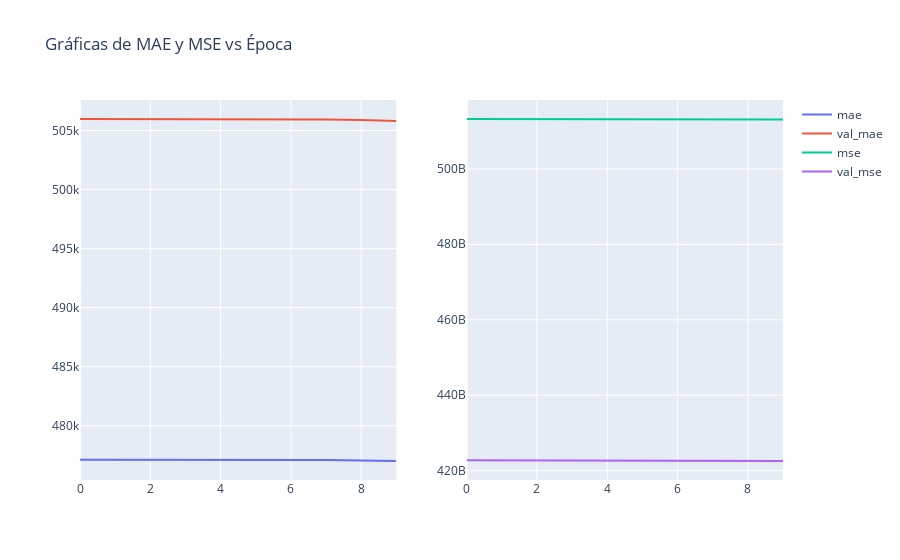
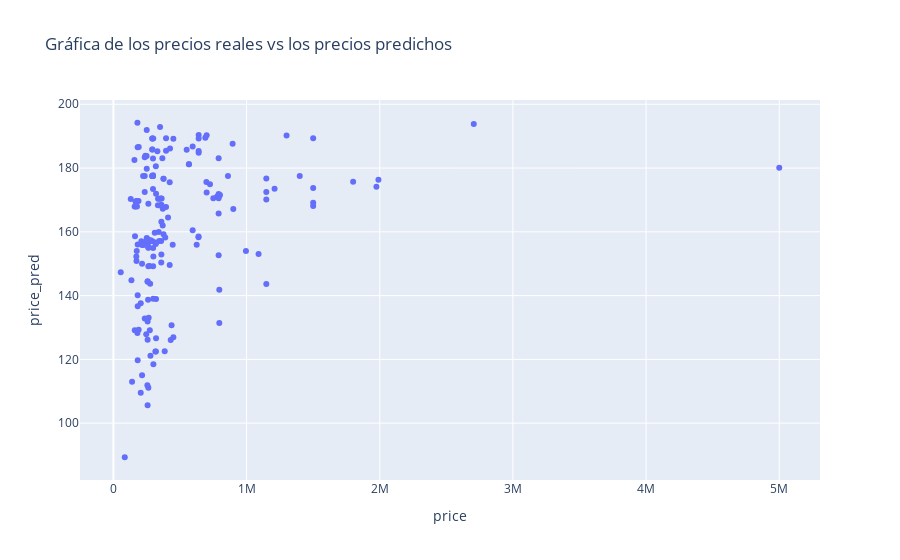

These figures' notebook cell, in order:
### Code cell
evol_train = pd.DataFrame(history.history)
evol_train['epoch'] = history.epoch

trace1 = go.Scatter(x=evol_train['epoch'], y=evol_train['mae'], mode='lines',name='mae')
trace2 = go.Scatter(x=evol_train['epoch'], y=evol_train['val_mae'], mode='lines',name='val_mae')

trace3 = go.Scatter(x=evol_train['epoch'], y=evol_train['mse'], mode='lines',name='mse')
trace4 = go.Scatter(x=evol_train['epoch'], y=evol_train['val_mse'], mode='lines',name='val_mse')

fig = make_subplots(rows=1,cols=2)
fig.add_trace(trace1,row=1,col=1)
fig.add_trace(trace2,row=1,col=1)

fig.add_trace(trace3,row=1,col=2)
fig.add_trace(trace4,row=1,col=2)

fig.update_layout(title_text="Gráficas de MAE y MSE vs Época")
fig.show()

data3['price_pred'] = model.predict(x)
px.scatter(data3,x='price',y='price_pred',title='Gráfica de los precios reales vs los precios predichos ')

### Figure 1 — Plotly figure (JSON) as saved in the notebook; plotly's stock layout.template omitted (floating-point values rounded to 4 significant figures)
{"data": [{"mode": "lines", "name": "mae", "type": "scatter", "x": [0, 1, 2, 3, 4, 5, 6, 7, 8, 9], "xaxis": "x", "y": [477100.0, 477100.0, 477100.0, 477100.0, 477128, 477100.0, 477100.0, 477100.0, 477100.0, 477000.0], "yaxis": "y"}, {"mode": "lines", "name": "val_mae", "type": "scatter", "x": [0, 1, 2, 3, 4, 5, 6, 7, 8, 9], "xaxis": "x", "y": [506000.0, 506000.0, 506000.0, 506000.0, 506000.0, 505958, 505900.0, 505900.0, 505900.0, 505811], "yaxis": "y"}, {"mode": "lines", "name": "mse", "type": "scatter", "x": [0, 1, 2, 3, 4, 5, 6, 7, 8, 9], "xaxis": "x2", "y": [513209696256, 513209139200, 513208385536, 513206943744, 513204355072, 513199144960, 513190952960, 513173553152, 513140621312, 513093533696], "yaxis": "y2"}, {"mode": "lines", "name": "val_mse", "type": "scatter", "x": [0, 1, 2, 3, 4, 5, 6, 7, 8, 9], "xaxis": "x2", "y": [422723321856, 422722699264, 422721585152, 422719520768, 422715588608, 422708183040, 422694551552, 422669877248, 422626394112, 422554828800], "yaxis": "y2"}], "layout": {"autosize": true, "title": {"text": "Gráficas de MAE y MSE vs Época"}, "xaxis": {"anchor": "y", "autorange": true, "domain": [0, 0.45], "range": [0, 9], "type": "linear"}, "xaxis2": {"anchor": "y2", "autorange": true, "domain": [0.55, 1], "range": [0, 9], "type": "linear"}, "yaxis": {"anchor": "x", "autorange": true, "domain": [0, 1], "range": [475400.0, 507600.0], "type": "linear"}, "yaxis2": {"anchor": "x2", "autorange": true, "domain": [0, 1], "range": [417500000000.0, 518200000000.0], "type": "linear"}}}

### Figure 2 — Plotly figure (JSON) as saved in the notebook; plotly's stock layout.template omitted (floating-point values rounded to 4 significant figures; data arrays with more than 128 entries replaced by an {"elided": "..."} marker saying what was removed)
{"data": [{"hovertemplate": "price=%{x}<br>price_pred=%{y}<extra></extra>", "legendgroup": "", "marker": {"color": "#636efa", "symbol": "circle"}, "mode": "markers", "name": "", "orientation": "v", "showlegend": false, "type": "scatter", "x": {"elided": "187 int values"}, "xaxis": "x", "y": {"elided": "187 float values"}, "yaxis": "y"}], "layout": {"autosize": true, "legend": {"tracegroupgap": 0}, "title": {"text": "Gráfica de los precios reales vs los precios predichos "}, "xaxis": {"anchor": "y", "autorange": true, "domain": [0, 1], "range": [-248000.0, 5303000.0], "title": {"text": "price"}, "type": "linear"}, "yaxis": {"anchor": "x", "autorange": true, "domain": [0, 1], "range": [80.65, 202.9], "title": {"text": "price_pred"}, "type": "linear"}}}
